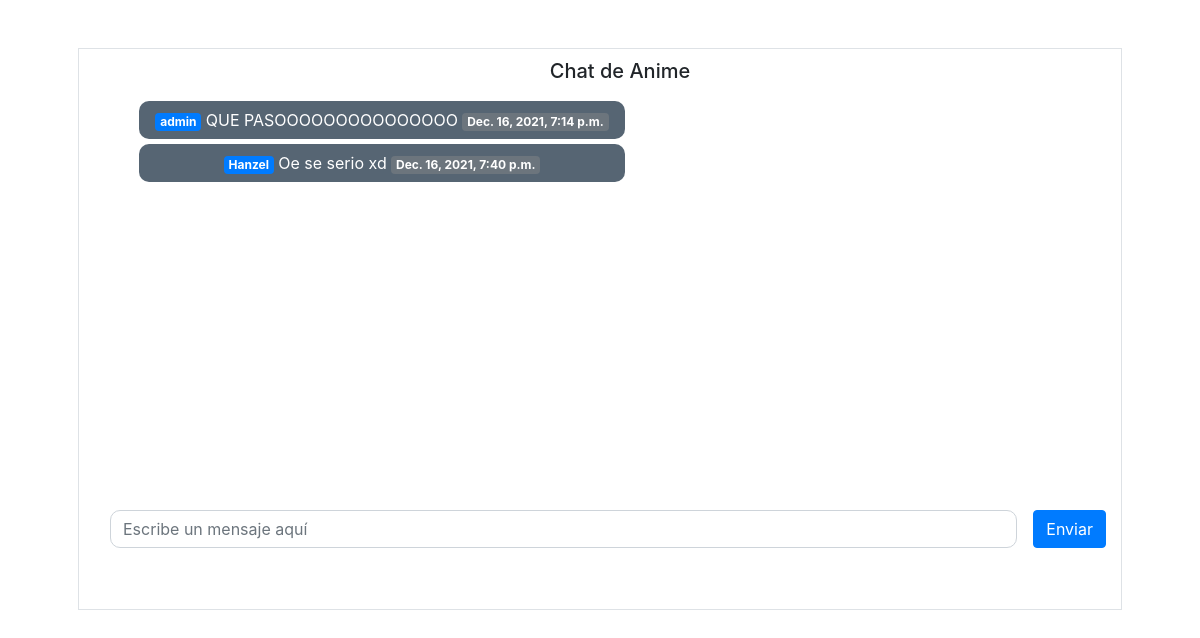
Before: /chatCurso/19 with the older database file.
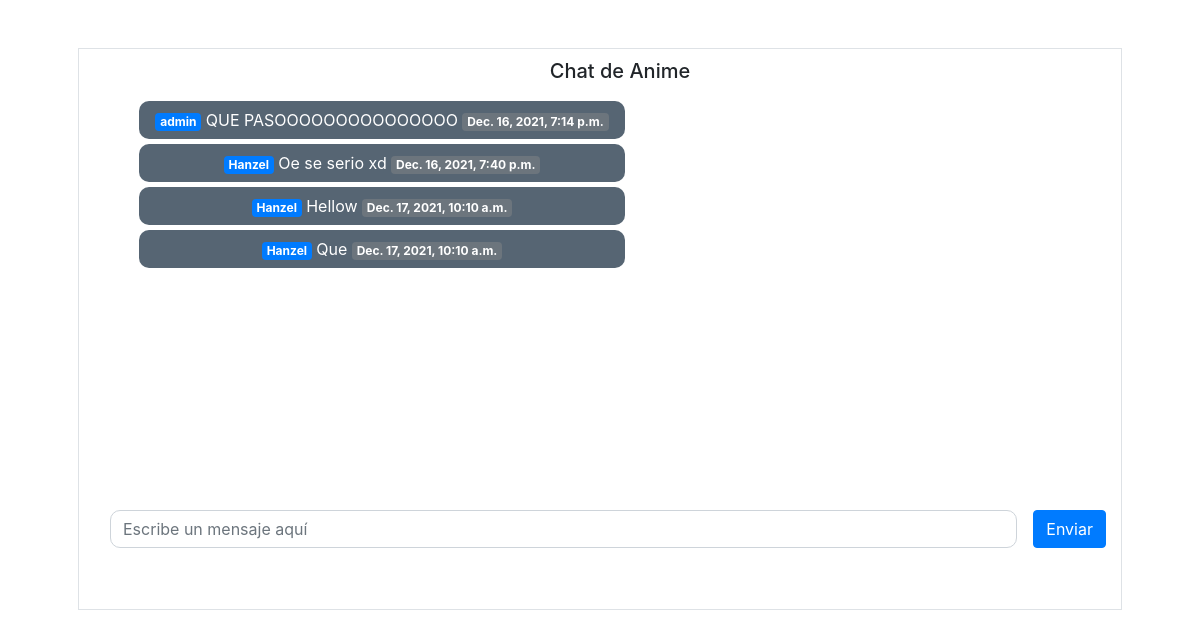
After: the same page with the newer database file.
### PortAll50/models.py (models this page shows, shortened)
class Mensaje(models.Model):
    mensaje = models.CharField(max_length=100)
    tiempo = models.DateTimeField(auto_now_add=True)
    chat = models.ForeignKey(Chat, on_delete=CASCADE, related_name="mensajes")
    usuario = models.ForeignKey(User, on_delete=CASCADE, related_name="mensajes")
    class Meta:
        verbose_name_plural = "Mensajes"

### PortAll50/views.py (the view)
# urls.py: path("chatCurso/<int:id_curso>", views.chatCurso, name="chatCurso"),
def chatCurso(request, id_curso):
    curso = Curso.objects.get(id=id_curso)
    chat = Chat.objects.get(curso=curso)
    context = {
        "chat": chat
    }
    return render(request, "PortAll50/chatCurso.html", context)

### PortAll50/templates/portall50/chatCurso.html (shortened to what this page needs)
{% extends 'base.html' %}
{% load bootstrap4 %}
{% load static %}
{% block css %}
    <link rel="stylesheet" href="{% static 'css/chat.css' %}">
{% endblock %}
{% block main %}
    <div class="container border">
        <center>
            <div class="chats" style="height: 50vh;">
                <ul class="list">
                    <div class="header_chat"><h5>{{chat.nombre_chat}}</h5></div>
                    {% for mensaje in chat.mensajes.all %}
                        {% if mensaje.usuario == user %}
                            <li class="mi-persona">
                                <span class="badge badge-primary">{{mensaje.usuario}}</span>
                                {{mensaje.mensaje}}
                                <span class="badge badge-secondary">{{mensaje.tiempo}}</span>
                            </li>
                        {% else %}
                            <li class="otra-persona">
                                <span class="badge badge-primary">{{mensaje.usuario}}</span>
                                {{mensaje.mensaje}}
                                <span class="badge badge-secondary">{{mensaje.tiempo}}</span>
                            </li>
                        {% endif %}
                    {% endfor %}
                </ul>
            </div>
            <form method="POST" action="{% url 'agregarMensaje' chat.curso.id %}">
                <div class="d-flex justify-content-between align-items-center" style="height: 20vh;">
                    <div class="input-group mx-3">
                        <input type="text" class="form-control" required name="mensaje" autofocus autocomplete="off" placeholder="Escribe un mensaje aquí" style="border-radius:10px;">
                    </div>
                    <button type="submit" class="btn btn-primary">Enviar</button>
                </div>
            </form>
        </center>
    </div>
{% endblock %}

Changed rows visible on the page:
added Mensaje: usuario "Hanzel", mensaje "Hellow", tiempo "Dec. 17, 2021, 10:10 a.m."
added Mensaje: usuario "Hanzel", mensaje "Que", tiempo "Dec. 17, 2021, 10:10 a.m."
